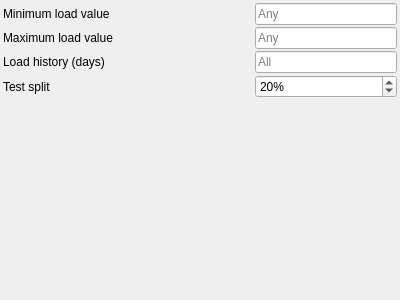
<?xml version="1.0" encoding="UTF-8"?>
<ui version="4.0">
 <class>LinearTestWidget</class>
 <widget class="QWidget" name="LinearTestWidget">
  <property name="geometry">
   <rect>
    <x>0</x>
    <y>0</y>
    <width>400</width>
    <height>300</height>
   </rect>
  </property>
  <property name="windowTitle">
   <string>Form</string>
  </property>
  <layout class="QGridLayout" name="gridLayout">
   <property name="leftMargin">
    <number>3</number>
   </property>
   <property name="topMargin">
    <number>3</number>
   </property>
   <property name="rightMargin">
    <number>3</number>
   </property>
   <property name="bottomMargin">
    <number>3</number>
   </property>
   <property name="verticalSpacing">
    <number>2</number>
   </property>
   <item row="0" column="0">
    <layout class="QGridLayout" name="configLayout">
     <property name="horizontalSpacing">
      <number>0</number>
     </property>
     <property name="verticalSpacing">
      <number>2</number>
     </property>
     <item row="2" column="2">
      <widget class="QLineEdit" name="dayValue">
       <property name="placeholderText">
        <string>All</string>
       </property>
      </widget>
     </item>
     <item row="2" column="0">
      <widget class="QLabel" name="label_3">
       <property name="text">
        <string>Load history (days)</string>
       </property>
      </widget>
     </item>
     <item row="1" column="1">
      <spacer name="horizontalSpacer_2">
       <property name="orientation">
        <enum>Qt::Horizontal</enum>
       </property>
       <property name="sizeHint" stdset="0">
        <size>
         <width>40</width>
         <height>20</height>
        </size>
       </property>
      </spacer>
     </item>
     <item row="2" column="1">
      <spacer name="horizontalSpacer_3">
       <property name="orientation">
        <enum>Qt::Horizontal</enum>
       </property>
       <property name="sizeHint" stdset="0">
        <size>
         <width>40</width>
         <height>20</height>
        </size>
       </property>
      </spacer>
     </item>
     <item row="3" column="2">
      <widget class="QSpinBox" name="testValue">
       <property name="suffix">
        <string>%</string>
       </property>
       <property name="minimum">
        <number>1</number>
       </property>
       <property name="value">
        <number>20</number>
       </property>
      </widget>
     </item>
     <item row="3" column="0">
      <widget class="QLabel" name="label_5">
       <property name="text">
        <string>Test split</string>
       </property>
      </widget>
     </item>
     <item row="3" column="1">
      <spacer name="horizontalSpacer_5">
       <property name="orientation">
        <enum>Qt::Horizontal</enum>
       </property>
       <property name="sizeHint" stdset="0">
        <size>
         <width>40</width>
         <height>20</height>
        </size>
       </property>
      </spacer>
     </item>
     <item row="0" column="1">
      <spacer name="horizontalSpacer">
       <property name="orientation">
        <enum>Qt::Horizontal</enum>
       </property>
       <property name="sizeHint" stdset="0">
        <size>
         <width>40</width>
         <height>20</height>
        </size>
       </property>
      </spacer>
     </item>
     <item row="1" column="2">
      <widget class="QLineEdit" name="maxValue">
       <property name="placeholderText">
        <string>Any</string>
       </property>
      </widget>
     </item>
     <item row="0" column="2">
      <widget class="QLineEdit" name="minValue">
       <property name="placeholderText">
        <string>Any</string>
       </property>
      </widget>
     </item>
     <item row="1" column="0">
      <widget class="QLabel" name="label_2">
       <property name="text">
        <string>Maximum load value</string>
       </property>
      </widget>
     </item>
     <item row="0" column="0">
      <widget class="QLabel" name="label">
       <property name="text">
        <string>Minimum load value</string>
       </property>
      </widget>
     </item>
    </layout>
   </item>
   <item row="1" column="0">
    <widget class="QWidget" name="chartWidget" native="true">
     <property name="sizePolicy">
      <sizepolicy hsizetype="Preferred" vsizetype="MinimumExpanding">
       <horstretch>0</horstretch>
       <verstretch>0</verstretch>
      </sizepolicy>
     </property>
     <layout class="QGridLayout" name="gridLayout_3">
      <property name="leftMargin">
       <number>0</number>
      </property>
      <property name="topMargin">
       <number>0</number>
      </property>
      <property name="rightMargin">
       <number>0</number>
      </property>
      <property name="bottomMargin">
       <number>0</number>
      </property>
      <property name="spacing">
       <number>0</number>
      </property>
     </layout>
    </widget>
   </item>
  </layout>
 </widget>
 <resources/>
 <connections/>
</ui>
